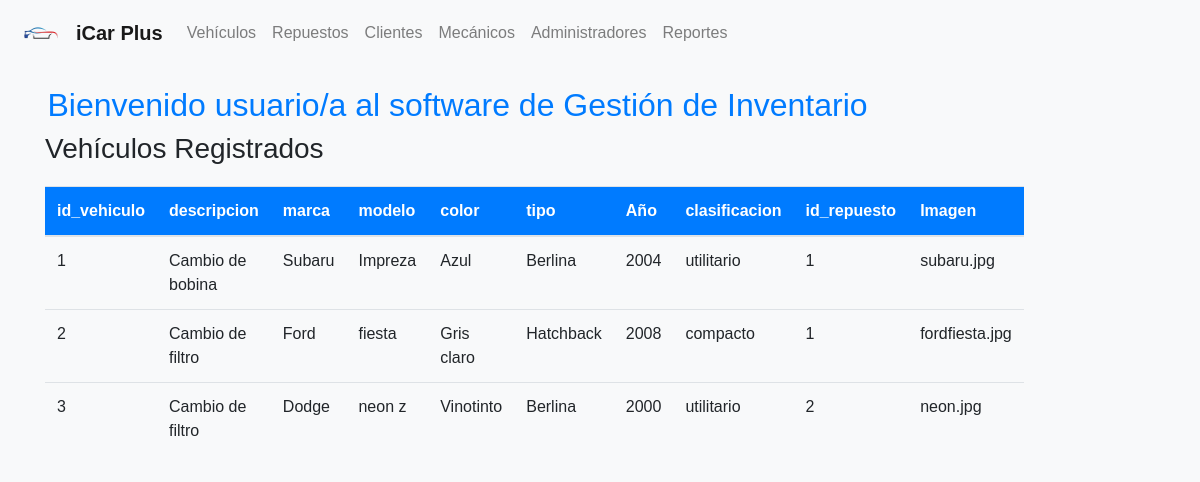
/actividad5/backend/home.php, run on the app's committed database.
### tables this page shows
CREATE TABLE `vehiculos` (
  `id_vehiculo` int(11) NOT NULL,
  `descripcion` varchar(255) DEFAULT NULL,
  `marca` varchar(50) DEFAULT NULL,
  `modelo` varchar(50) DEFAULT NULL,
  `color` varchar(50) NOT NULL,
  `tipo` varchar(50) DEFAULT NULL,
  `anio` int(11) DEFAULT NULL,
  `clasificacion` varchar(50) DEFAULT NULL,
  `id_repuesto` int(11) NOT NULL,
  `imagen` varchar(255) NOT NULL
);

### actividad5/backend/home.php (the view, shortened to what this page needs)
<!DOCTYPE html>
<html lang="es">
<head>
    <link rel="stylesheet" href="https://stackpath.bootstrapcdn.com/bootstrap/4.3.1/css/bootstrap.min.css">
</head>
<body>
    <nav class="navbar navbar-expand-lg navbar-light bg-light">
        <div class="logo">
            <img src="../frontend/src/assets/logo.png" alt="Logo de la empresa">
            <a class="navbar-brand" href="#">iCar Plus</a>
        </div>
        <div class="collapse navbar-collapse" id="navbarNav">
            <ul class="navbar-nav">
                <li class="nav-item">
                    <a class="nav-link" href="home_vehiculos.php">Vehículos</a>
                </li>
                <li class="nav-item">
                    <a class="nav-link" href="home_repuestos.php">Repuestos</a>
                </li>
                <li class="nav-item">
                    <a class="nav-link" href="home_clientes.php">Clientes</a>
                </li>
                <li class="nav-item">
                    <a class="nav-link" href="home_mecanicos.php">Mecánicos</a>
                </li>
                <li class="nav-item">
                    <a class="nav-link" href="home_usuarios.php">Administradores</a>
                </li>
                <li class="nav-item">
                    <a class="nav-link" href="reportes/home_reportes.php">Reportes</a>
                </li>
            </ul>
        </div>
    </nav>
    <div class="container">
        <div class="row">
            <div class="col-md-9">
                <h2 class="center">Bienvenido usuario/a al software de Gestión de Inventario</h2>
                <h3>Vehículos Registrados</h3>
                <table class="table">
                    <thead>
                        <tr>
                            <th>id_vehiculo</th>
                            <th>descripcion</th>
                            <th>marca</th>
                            <th>modelo</th>
                            <th>color</th>
                            <th>tipo</th>
                            <th>Año</th>
                            <th>clasificacion</th>
                            <th>id_repuesto</th>
                            <th>Imagen</th>
                        </tr>
                    </thead>
                    <tbody>
                        <?php
                        $conn = mysqli_connect("localhost", "root", "", "inventario");
                        $sql = "SELECT id_vehiculo, descripcion, marca, modelo, color, tipo, anio, clasificacion, id_repuesto, imagen FROM vehiculos";
                        $result = mysqli_query($conn, $sql);
                        while ($row = mysqli_fetch_array($result)) {
                        ?>
                            <tr>
                                <td><?php echo $row["id_vehiculo"]; ?></td>
                                <td><?php echo $row["descripcion"]; ?></td>
                                <td><?php echo $row["marca"]; ?></td>
                                <td><?php echo $row["modelo"]; ?></td>
                                <td><?php echo $row["color"]; ?></td>
                                <td><?php echo $row["tipo"]; ?></td>
                                <td><?php echo $row["anio"]; ?></td>
                                <td><?php echo $row["clasificacion"]; ?></td>
                                <td><?php echo $row["id_repuesto"]; ?></td>
                                <td><?php echo $row["imagen"]; ?></td>
                            </tr>
                        <?php
                        }
                        ?>
                    </tbody>
                </table>
            </div>
        </div>
    </div>
</body>
</html>

### actividad5/backend/home.php (style rules this page uses)
body { background-color: #f8f9fa; font-family: Arial, sans-serif; }
.navbar { margin-bottom: 20px; }
.container { margin-top: 20px; }
.logo { display: flex; align-items: center; }
.logo img { width: 50px; height: 50px; margin-right: 10px; }
.table { margin-top: 20px; }
.center { text-align: center; }
.navbar { background-color: #007bff; }
.navbar-brand { color: #fff; font-weight: bold; }
.navbar-nav .nav-link { color: #fff; }
h2.center { color: #007bff; }
table.table { background-color: #fff; }
table.table th { background-color: #007bff; color: #fff; }
table.table td { background-color: #f8f9fa; }

### data on the page
vehiculos: id_vehiculo "1", descripcion "Cambio de bobina", marca "Subaru", modelo "Impreza", color "Azul", tipo "Berlina", anio "2004", clasificacion "utilitario", id_repuesto "1", imagen "subaru.jpg"
vehiculos: id_vehiculo "2", descripcion "Cambio de filtro", marca "Ford", modelo "fiesta", color "Gris claro", tipo "Hatchback", anio "2008", clasificacion "compacto", id_repuesto "1", imagen "fordfiesta.jpg"
vehiculos: id_vehiculo "3", descripcion "Cambio de filtro", marca "Dodge", modelo "neon z", color "Vinotinto", tipo "Berlina", anio "2000", clasificacion "utilitario", id_repuesto "2", imagen "neon.jpg"
